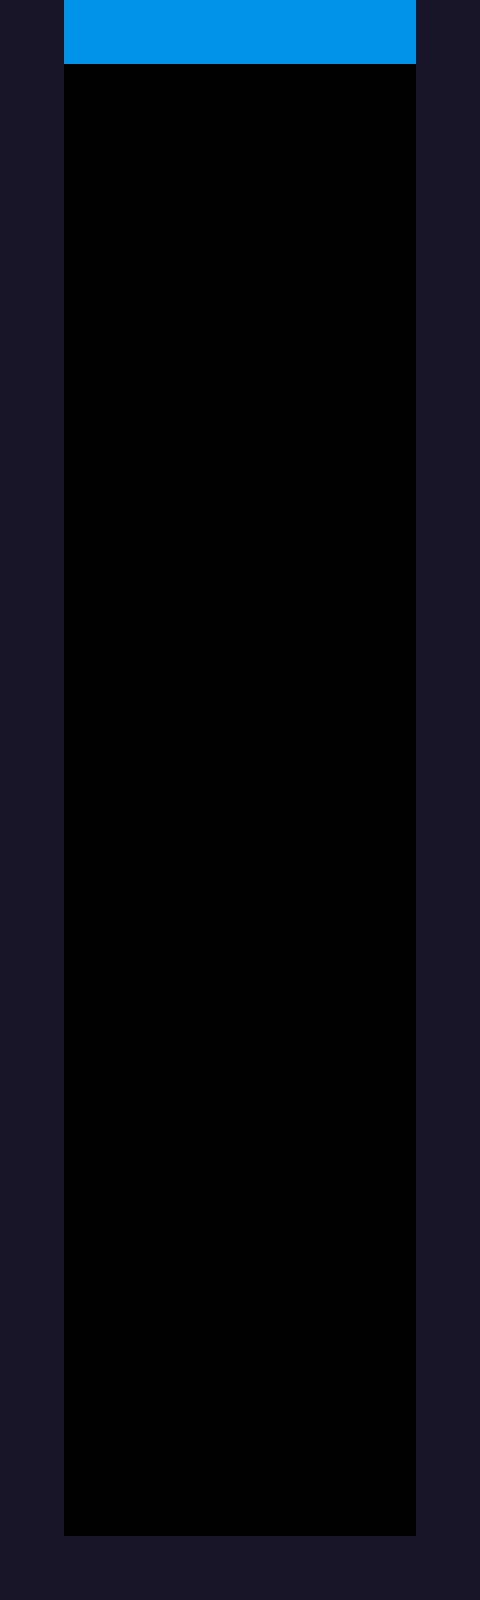

The image is a tile-based game level rendered from a .tmx file. Its description and complete source (layers, tilesets, objects, tile grids) follow:
An orthogonal 15x50 tile map with 32x32 px tiles, 1 tile layer (Tile Layer 1) and 2 objects (spawn, ball).

<map version="1.0" tiledversion="1.0.1" orientation="orthogonal" renderorder="right-down" width="15" height="50" tilewidth="32" tileheight="32" nextobjectid="4">
 <properties>
  <property name="title" value="Upwell" />
 </properties>
 <tileset firstgid="1" source="../tilemap/tileset.tsx" />
 <layer name="Tile Layer 1" width="15" height="50">
  <data encoding="csv">
1,1,2,2,2,2,2,2,2,2,2,2,2,1,1,
1,1,2,2,2,2,2,2,2,2,2,2,2,1,1,
1,1,0,0,0,0,0,0,0,0,0,0,0,1,1,
1,1,0,0,0,0,0,0,0,0,0,0,0,1,1,
1,1,0,0,0,0,0,0,0,0,0,0,0,1,1,
1,1,0,0,0,0,0,0,0,0,0,0,0,1,1,
1,1,0,0,0,0,0,0,0,0,0,0,0,1,1,
1,1,0,0,0,0,0,0,0,0,0,0,0,1,1,
1,1,0,0,0,0,0,0,0,0,0,0,0,1,1,
1,1,0,0,0,0,0,0,0,0,0,0,0,1,1,
1,1,0,0,0,0,0,0,0,0,0,0,0,1,1,
1,1,0,0,0,0,0,0,0,0,0,0,0,1,1,
1,1,0,0,0,0,0,0,0,0,0,0,0,1,1,
1,1,0,0,0,0,0,0,0,0,0,0,0,1,1,
1,1,0,0,0,0,0,0,0,0,0,0,0,1,1,
1,1,0,0,0,0,0,0,0,0,0,0,0,1,1,
1,1,0,0,0,0,0,0,0,0,0,0,0,1,1,
1,1,0,0,0,0,0,0,0,0,0,0,0,1,1,
1,1,0,0,0,0,0,0,0,0,0,0,0,1,1,
1,1,0,0,0,0,0,0,0,0,0,0,0,1,1,
1,1,0,0,0,0,0,0,0,0,0,0,0,1,1,
1,1,0,0,0,0,0,0,0,0,0,0,0,1,1,
1,1,0,0,0,0,0,0,0,0,0,0,0,1,1,
1,1,0,0,0,0,0,0,0,0,0,0,0,1,1,
1,1,0,0,0,0,0,0,0,0,0,0,0,1,1,
1,1,0,0,0,0,0,0,0,0,0,0,0,1,1,
1,1,0,0,0,0,0,0,0,0,0,0,0,1,1,
1,1,0,0,0,0,0,0,0,0,0,0,0,1,1,
1,1,0,0,0,0,0,0,0,0,0,0,0,1,1,
1,1,0,0,0,0,0,0,0,0,0,0,0,1,1,
1,1,0,0,0,0,0,0,0,0,0,0,0,1,1,
1,1,0,0,0,0,0,0,0,0,0,0,0,1,1,
1,1,0,0,0,0,0,0,0,0,0,0,0,1,1,
1,1,0,0,0,0,0,0,0,0,0,0,0,1,1,
1,1,0,0,0,0,0,0,0,0,0,0,0,1,1,
1,1,0,0,0,0,0,0,0,0,0,0,0,1,1,
1,1,0,0,0,0,0,0,0,0,0,0,0,1,1,
1,1,0,0,0,0,0,0,0,0,0,0,0,1,1,
1,1,0,0,0,0,0,0,0,0,0,0,0,1,1,
1,1,0,0,0,0,0,0,0,0,0,0,0,1,1,
1,1,0,0,0,0,0,0,0,0,0,0,0,1,1,
1,1,0,0,0,0,0,0,0,0,0,0,0,1,1,
1,1,0,0,0,0,0,0,0,0,0,0,0,1,1,
1,1,0,0,0,0,0,0,0,0,0,0,0,1,1,
1,1,0,0,0,0,0,0,0,0,0,0,0,1,1,
1,1,0,0,0,0,0,0,0,0,0,0,0,1,1,
1,1,0,0,0,0,0,0,0,0,0,0,0,1,1,
1,1,0,0,0,0,0,0,0,0,0,0,0,1,1,
1,1,1,1,1,1,1,1,1,1,1,1,1,1,1,
1,1,1,1,1,1,1,1,1,1,1,1,1,1,1
</data>
 </layer>
 <objectgroup name="Object Layer 1">
  <object id="2" type="spawn" x="160" y="1440" />
  <object id="3" type="ball" x="320" y="1440" />
 </objectgroup>
</map>
